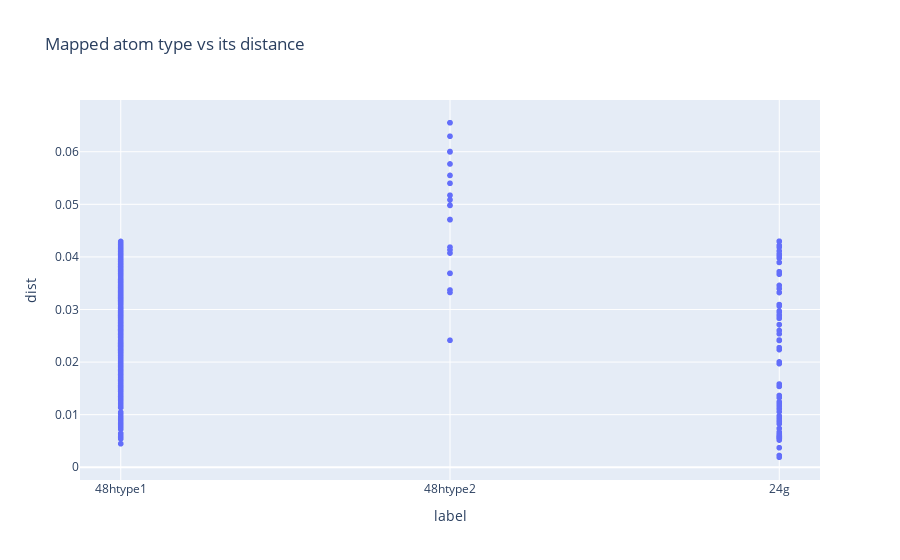

Source (notebook cell):
### Code cell
dataframe = file_loc_important_cols
el = "Li"

col_atom_mapping_el_w_dist_label = f"atom_mapping_{el}_w_dist_label"

dist_weirdos_el_appendend = []
label_weirdos_el_appended = []

for idx in range(dataframe["geometry"].size):
    atom_mapping_el_w_dist_label = dataframe.at[idx, col_atom_mapping_el_w_dist_label]

    for i in atom_mapping_el_w_dist_label.values():
        dist = i[0]['dist']
        label = i[1]['label']

        dist_weirdos_el_appendend.append(dist)
        label_weirdos_el_appended.append(label)

df = pd.DataFrame({'dist': dist_weirdos_el_appendend, 'label': label_weirdos_el_appended})

fig = px.scatter(df, 
                x = 'label', 
                y = 'dist',
                title = 'Mapped atom type vs its distance'
                )

fig.show(config={'scrollZoom': True})

### Figure 1 — Plotly figure (JSON) as saved in the notebook; plotly's stock layout.template omitted (floating-point values rounded to 4 significant figures; data arrays with more than 128 entries replaced by an {"elided": "..."} marker saying what was removed)
{"data": [{"hovertemplate": "label=%{x}<br>dist=%{y}<extra></extra>", "legendgroup": "", "marker": {"color": "#636efa", "symbol": "circle"}, "mode": "markers", "name": "", "showlegend": false, "type": "scattergl", "x": {"elided": "1205 str values"}, "xaxis": "x", "y": {"elided": "1205 float values"}, "yaxis": "y"}], "layout": {"legend": {"tracegroupgap": 0}, "title": {"text": "Mapped atom type vs its distance"}, "xaxis": {"anchor": "y", "domain": [0, 1], "title": {"text": "label"}}, "yaxis": {"anchor": "x", "domain": [0, 1], "title": {"text": "dist"}}}}
